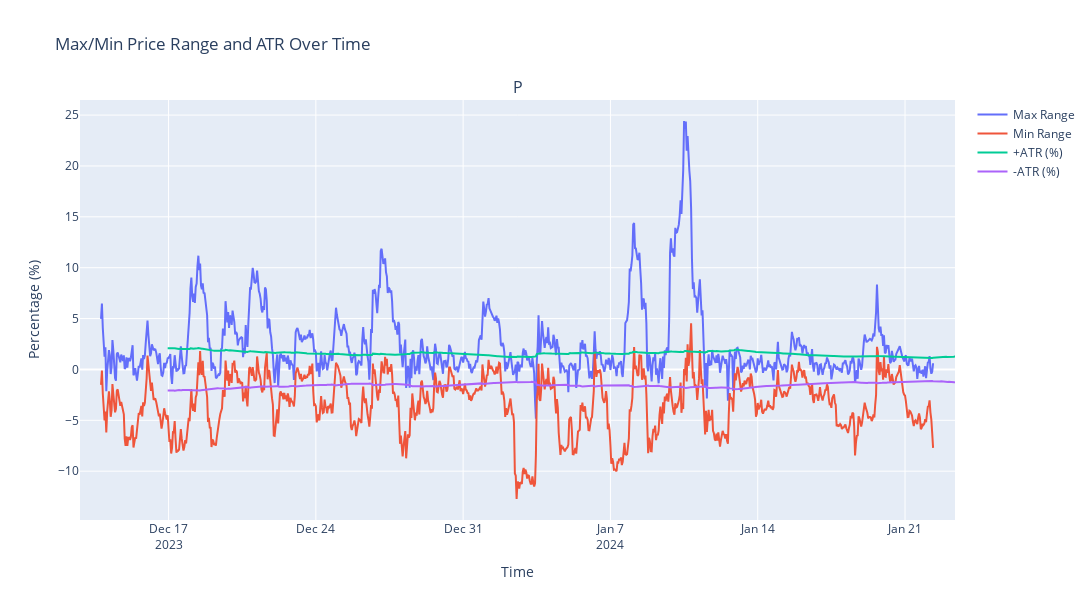
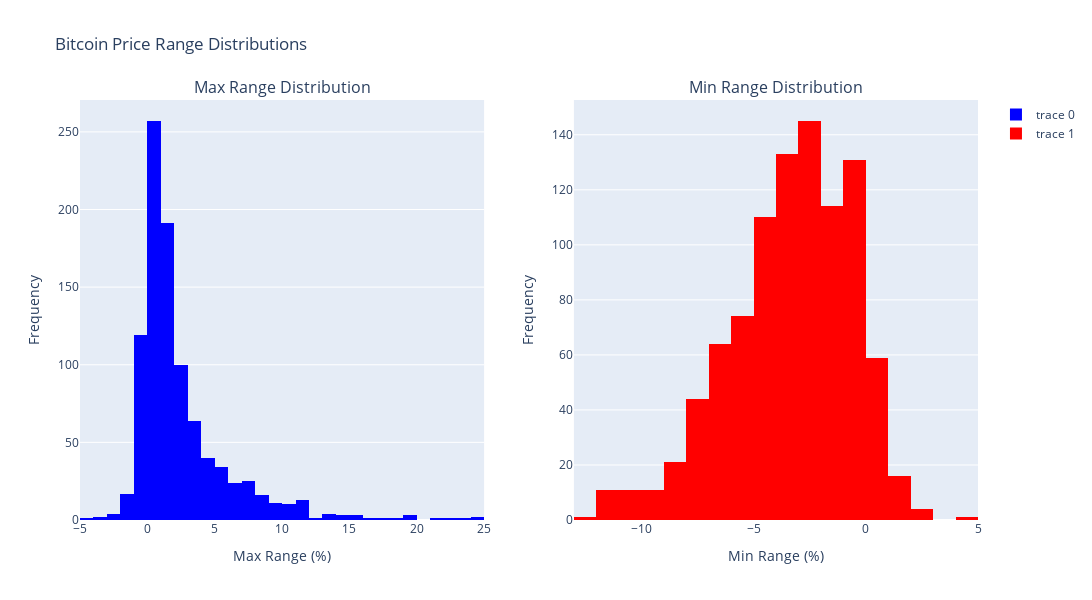

Notebook source saved alongside these figures, in order:
### Code cell
candles = download_1000_candles(market='ADA/USDT', tf='1h')
new_df = analyze_and_plot_bitcoin_ranges(candles)

### Figure 1 — Plotly figure (JSON) as saved in the notebook; plotly's stock layout.template omitted (floating-point values rounded to 4 significant figures; data arrays with more than 128 entries replaced by an {"elided": "..."} marker saying what was removed)
{"data": [{"mode": "lines", "name": "Max Range", "type": "scatter", "x": {"elided": "999 str values"}, "xaxis": "x", "y": {"elided": "999 float values"}, "yaxis": "y"}, {"mode": "lines", "name": "Min Range", "type": "scatter", "x": {"elided": "999 str values"}, "xaxis": "x", "y": {"elided": "999 float values"}, "yaxis": "y"}, {"mode": "lines", "name": "+ATR (%)", "type": "scatter", "x": {"elided": "999 str values"}, "xaxis": "x", "y": {"elided": "999 float values"}, "yaxis": "y"}, {"mode": "lines", "name": "-ATR (%)", "type": "scatter", "x": {"elided": "999 str values"}, "xaxis": "x", "y": {"elided": "999 float values"}, "yaxis": "y"}], "layout": {"annotations": [{"font": {"size": 16}, "showarrow": false, "text": "P", "x": 0.5, "xanchor": "center", "xref": "paper", "y": 1, "yanchor": "bottom", "yref": "paper"}], "height": 600, "title": {"text": "Max/Min Price Range and ATR Over Time"}, "width": 1200, "xaxis": {"anchor": "y", "domain": [0, 1], "title": {"text": "Time"}}, "yaxis": {"anchor": "x", "domain": [0, 1], "title": {"text": "Percentage (%)"}}}}

### Figure 2 — Plotly figure (JSON) as saved in the notebook; plotly's stock layout.template omitted (floating-point values rounded to 4 significant figures; data arrays with more than 128 entries replaced by an {"elided": "..."} marker saying what was removed)
{"data": [{"marker": {"color": "blue"}, "nbinsx": 30, "type": "histogram", "x": {"elided": "950 float values"}, "xaxis": "x", "yaxis": "y"}, {"marker": {"color": "red"}, "nbinsx": 30, "type": "histogram", "x": {"elided": "950 float values"}, "xaxis": "x2", "yaxis": "y2"}], "layout": {"annotations": [{"font": {"size": 16}, "showarrow": false, "text": "Max Range Distribution", "x": 0.225, "xanchor": "center", "xref": "paper", "y": 1, "yanchor": "bottom", "yref": "paper"}, {"font": {"size": 16}, "showarrow": false, "text": "Min Range Distribution", "x": 0.775, "xanchor": "center", "xref": "paper", "y": 1, "yanchor": "bottom", "yref": "paper"}], "height": 600, "title": {"text": "Bitcoin Price Range Distributions"}, "width": 1200, "xaxis": {"anchor": "y", "domain": [0, 0.45], "title": {"text": "Max Range (%)"}}, "xaxis2": {"anchor": "y2", "domain": [0.55, 1], "title": {"text": "Min Range (%)"}}, "yaxis": {"anchor": "x", "domain": [0, 1], "title": {"text": "Frequency"}}, "yaxis2": {"anchor": "x2", "domain": [0, 1], "title": {"text": "Frequency"}}}}
